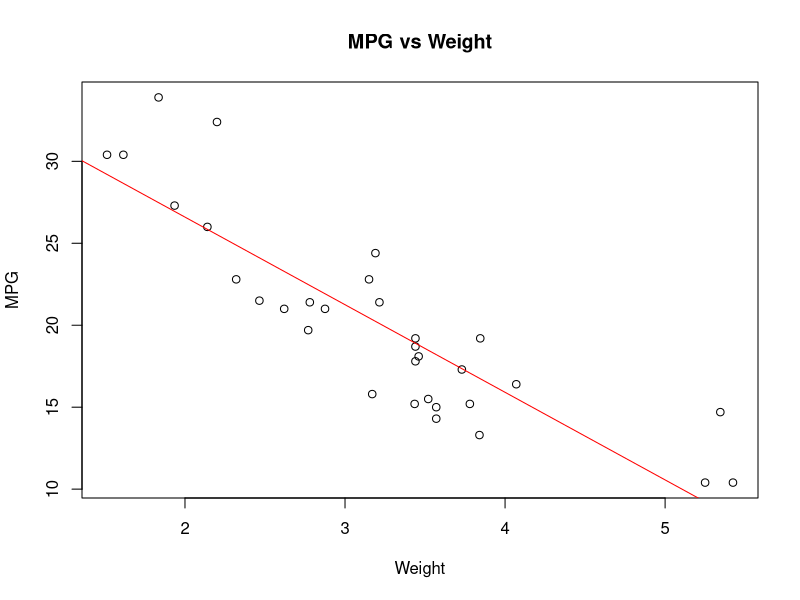
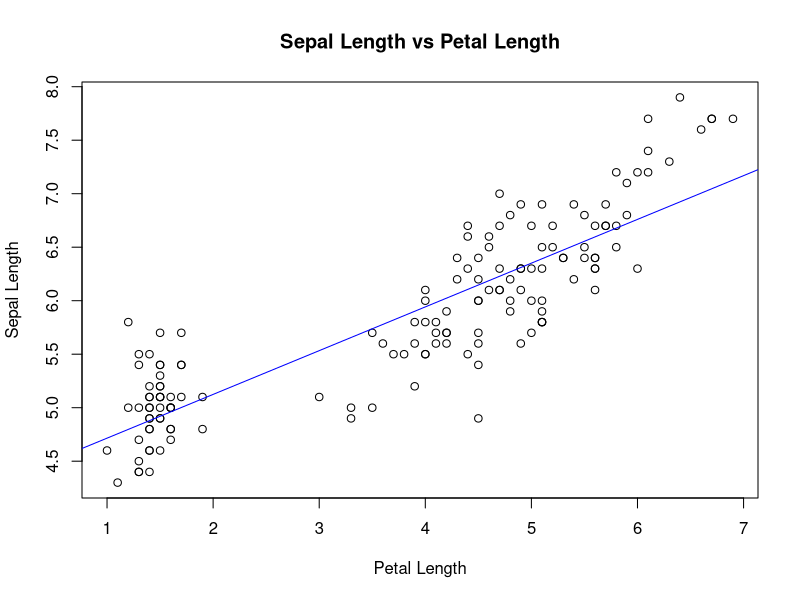

These figures' R source, in order:
# Load datasets
data(mtcars)
data(iris)

# Linear regression on mtcars
mtcars_model <- lm(mpg ~ wt + hp, data = mtcars)
summary(mtcars_model)

# Plot for mtcars
png("plots/mtcars_mpg_regression.png")
plot(mtcars$wt, mtcars$mpg, main="MPG vs Weight", xlab="Weight", ylab="MPG")
abline(lm(mpg ~ wt, data = mtcars), col="red")
dev.off()

# Linear regression on iris
iris_model <- lm(Sepal.Length ~ Petal.Length + Petal.Width, data = iris)
summary(iris_model)

# Plot for iris
png("plots/iris_sepal_length_regression.png")
plot(iris$Petal.Length, iris$Sepal.Length, main="Sepal Length vs Petal Length", xlab="Petal Length", ylab="Sepal Length")
abline(lm(Sepal.Length ~ Petal.Length, data = iris), col="blue")
dev.off()
